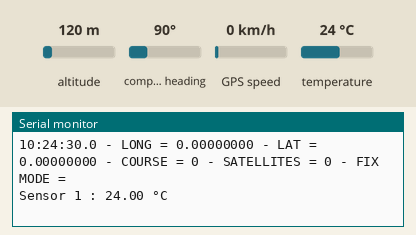
Simulated run of this sketch. Board: ESP32. Parts: the last lines printed to the serial monitor. Inputs (shaded band) come from the test bench; at power-on: compass heading 90°, temperature 24 °C, altitude 120 m, GPS speed 0 km/h. The GPS gets a fix after 3 s at 37.7749, -122.4194 with 8 satellites.

Above: at 1.4 s.
1.5 s: compass heading set to 7°
At 2.4 s:
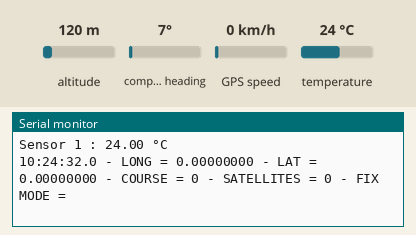
3.0 s: temperature set to 12 °C
At 4.3 s:
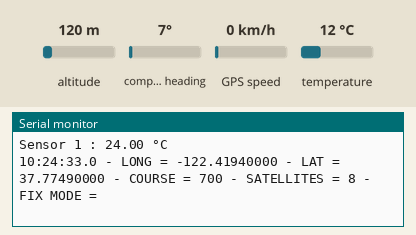
4.5 s: compass heading set to 90°
At 5.4 s:
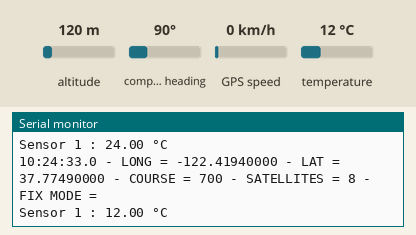
Timing chart, 0 to 7.5 s (numbered marks = the images above; inputs shaded):
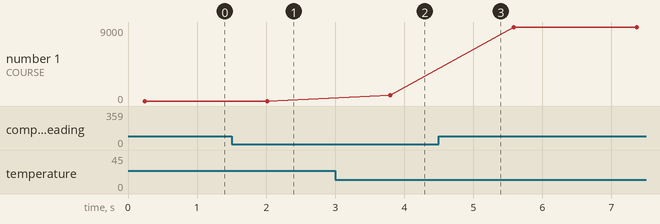

The sketch:

5-WaterTemperature.ino
```cpp
/***************
 * Find all DS18b20 addresses connected on the bus.
 * Get each temperature and display them on serial monitor
 ***************/
#include <OneWire.h>
#include <DallasTemperature.h>
#include <TinyGPSPlus.h>

// Data wire is plugged into port 14 on the ESP32 (GPIO14)
#define ONE_WIRE_BUS 0

#define PIN_RX 16
#define PIN_TX 17
// #define POWER_PIN 25
// GNSS serial port
HardwareSerial Serialrx(1);
// TinyGPSPlus instance to store GNSS NMEA data (datetim, position, etc.)
TinyGPSPlus gps;
TinyGPSCustom gnssFixMode(gps, "GNGGA", 6);

// Setup a oneWire instance to communicate with any OneWire devices
OneWire oneWire(ONE_WIRE_BUS);
// Pass our oneWire reference to Dallas Temperature.
DallasTemperature sensors(&oneWire);

// variable to hold device addresses
DeviceAddress Thermometer;

int deviceCount = 0;

float temp =0;  // variable pour l'affichage de la température

void setup(void)
{
  // start serial port
  Serial.begin(115200);
  delay(100);
  Serialrx.begin(115200, SERIAL_8N1, PIN_RX, PIN_TX);
  delay(100);

  // pinMode(POWER_PIN, OUTPUT);
  // digitalWrite(POWER_PIN, HIGH);

  // Start up the DS18b20 communication protocole
  sensors.begin();

  // locate devices on the bus
  Serial.println("Locating devices...");
  Serial.print("Found ");
  deviceCount = sensors.getDeviceCount();   // counting number of devices on the bus
  Serial.print(deviceCount, DEC);
  Serial.println(" devices.");
  Serial.println("");

  Serial.println("Printing addresses...");
  for (int i = 0;  i < deviceCount;  i++)
  {
    Serial.print("Sensor ");
    Serial.print(i+1);
    Serial.print(" : ");
    sensors.getAddress(Thermometer, i);   // get each DS18b20 64bits address
    printAddress(Thermometer);            // function at the end of this code
    //Serial.print(Thermometer);
  }
}

void loop(void)
{

  // While GNSS_SERIAL buffer is not empty
  while (Serialrx.available())
    // Read buffer
    gps.encode(Serialrx.read());

  // Dump GNSS time (UTC)
  Serial.print(gps.time.hour());
  Serial.print(':');
  Serial.print(gps.time.minute());
  Serial.print(':');
  Serial.print(gps.time.second());
  Serial.print('.');
  Serial.print(gps.time.centisecond());
  Serial.print(" - LONG = ");
  Serial.print(gps.location.lng(),8);
  Serial.print(" - LAT = ");
  Serial.print(gps.location.lat(),8);
  Serial.print(" - COURSE = ");
  Serial.print(gps.course.value());
  Serial.print(" - SATELLITES = ");
  Serial.print(gps.satellites.value());
  Serial.print(" - FIX MODE = ");
  Serial.print(gnssFixMode.value());
  Serial.println();

  sensors.requestTemperatures();   // request temperature conversion for all sensors
  for (int i = 0;  i < deviceCount;  i++) {
    Serial.print("Sensor ");
    Serial.print(i+1);
    Serial.print(" : ");
    temp = sensors.getTempCByIndex(i);  //  Get temperature(Celsius) for sensor#i
    Serial.print(temp);
    Serial.print(" °C");
    Serial.println("");
  }
  Serial.println("");
  delay(1000);

}

void printAddress(DeviceAddress deviceAddress)
{
  for (uint8_t i = 0; i < 8; i++)
  {
    Serial.print("0x");
    if (deviceAddress[i] < 0x10) Serial.print("0");
    Serial.print(deviceAddress[i], HEX);
    if (i < 7) Serial.print(", ");
  }
  Serial.println("");
}
```

Measured:
- plotted number 1: 700 → 9000 after the input at 4.5 s
